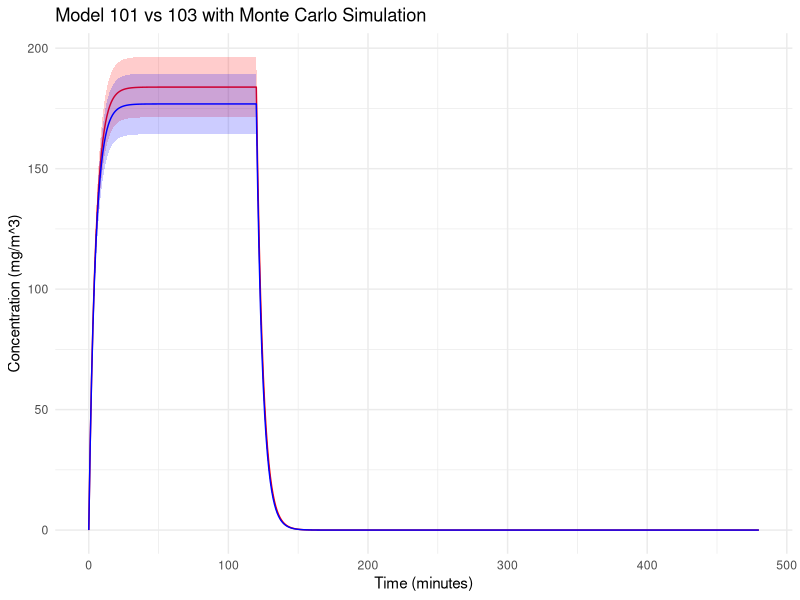

Recreate this plot in R.
# Define Model 100 with the gamma factor
model_100 <- function(G, Q, gamma) {
    C_steady <- gamma * G / Q
    return(C_steady)
}

# Define Model 101
model_101 <- function(G, Q, V, t_g, T) {
    # Create a time vector
    time_vector <- seq(0, T, by = 1)
    
    # Calculate the phase of concentration increase
    C_rise <- sapply(time_vector, function(t) {
        if (t <= t_g) {
            return((G / Q) * (1 - exp((-Q * t) / V )))
        } else {
            return(NA)
        }
    })          
    
    # Concentration at the end of the emission phase as the initial concentration for the decay phase
    C0 <- (G / Q) * (1 - exp(-Q * t_g / V ))
    
    # Calculate the concentration decay phase
    C_decay <- sapply(time_vector, function(t) {
        if (t > t_g) {
            return(C0 * exp(-Q * (t - t_g) / V ))
        } else {
            return(NA)
        }
    })
    
    return(list(time = time_vector, concentration_rise = C_rise, concentration_decay = C_decay))
} 





# Define Model 102
model_102 <- function(G, Q, Q_R, epsilon_RF, gamma) {
    C_bar <- (gamma * G) / (Q + epsilon_RF * Q_R)
    C_RF <- C_bar * (1 - epsilon_RF)
    return(list(C_bar = C_bar, C_RF = C_RF))
}


# Define Model 103
model_103 <- function(G, Q, Q_R, epsilon_RF, V, t_g, T) {
    Q_instead <- Q + epsilon_RF * Q_R
    return(model_101(G, Q_instead, V, t_g, T))
}

#Visualization
library(ggplot2)

# Monte Carlo

# simulation times
n_simulations <- 1000

results_101 <- vector("list", n_simulations)
results_103 <- vector("list", n_simulations)

# Monte Carlo simulation
set.seed(123)  

for (i in 1:n_simulations) {

    G <- rlnorm(1, log(26000), sqrt(log(2)))
    

    Q <- rnorm(1, 205, 6.2)
    Q_L <- rnorm(1, 25, 0.75)
    

    eL_min <- 0.2 - (1.96 * 0.4)
    eL_max <- 0.2 + (1.96 * 0.4)
    eLF_min <- 0.5 - (1.96 * 0.9)
    eLF_max <- 0.5 + (1.96 * 0.9)
    eRF_min <- 0.5 - (1.96 * 0.9)
    eRF_max <- 0.5 + (1.96 * 0.9)
    

    epsilon_L <- runif(1, eL_min, eL_max)
    epsilon_L_F <- runif(1, eLF_min, eLF_max)
    epsilon_RF <- runif(1, eRF_min, eRF_max)
    

    V <- 975  
    t_g <- 120  
    T <- 480  
    Q_R <- 20 + rnorm(1, 0, 0.6)  
    
    results_101[[i]] <- model_101(G, Q, V, t_g, T)
    results_103[[i]] <- model_103(G, Q, Q_R, epsilon_RF, V, t_g, T)
}

# Transfer to data.frame
df_101 <- do.call(rbind, lapply(results_101, function(x) data.frame(Time = x$time, 
                                                                    Concentration = c(x$concentration_rise, x$concentration_decay))))
df_103 <- do.call(rbind, lapply(results_103, function(x) data.frame(Time = x$time, 
                                                                    Concentration = c(x$concentration_rise, x$concentration_decay))))


average_and_ci <- function(df, n) {
    df_summary <- aggregate(Concentration ~ Time, data = df, mean)
    df_summary$SD <- aggregate(Concentration ~ Time, data = df, sd)$Concentration
    df_summary$CI_lower <- df_summary$Concentration - qt(0.975, df=n-1) * df_summary$SD / sqrt(n)
    df_summary$CI_upper <- df_summary$Concentration + qt(0.975, df=n-1) * df_summary$SD / sqrt(n)
    return(df_summary)
}

average_101 <- average_and_ci(df_101, n_simulations)
average_103 <- average_and_ci(df_103, n_simulations)

ggplot() +
    geom_ribbon(data = average_101, aes(x = Time, ymin = CI_lower, ymax = CI_upper), fill = "red", alpha = 0.2) +
    geom_line(data = average_101, aes(x = Time, y = Concentration), color = "red") +
    geom_ribbon(data = average_103, aes(x = Time, ymin = CI_lower, ymax = CI_upper), fill = "blue", alpha = 0.2) +
    geom_line(data = average_103, aes(x = Time, y = Concentration), color = "blue") +
    labs(title = "Model 101 vs 103 with Monte Carlo Simulation",
         x = "Time (minutes)", 
         y = "Concentration (mg/m^3)") +
    theme_minimal()  
